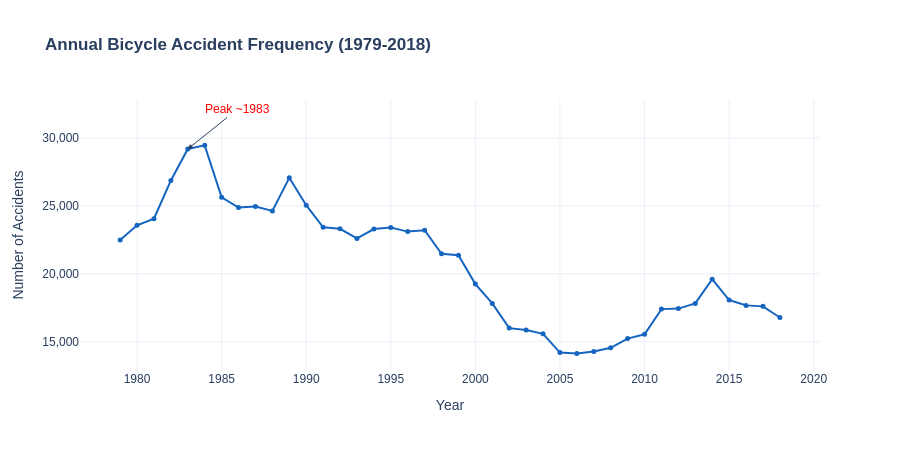

Write notebook code for a chart like this one.
### Markdown cell above
### 4.1 Temporal Trends

We examine how accident frequency changed over years, months, days, and hours of the day.

### Code cell
yearly = df.groupby('Year').size().reset_index(name='Count')

fig = px.line(
    yearly, x='Year', y='Count',
    title='<b>Annual Bicycle Accident Frequency (1979-2018)</b>',
    markers=True,
    template='plotly_white',
    color_discrete_sequence=['#1565C0'],
    labels={'Count': 'Number of Accidents'}
)
fig.update_traces(marker=dict(size=5))
fig.update_layout(
    yaxis=dict(tickformat=','),
    height=450,
    font=dict(family='Arial', size=12),
    annotations=[
        dict(x=1983, y=yearly.loc[yearly['Year']==1983,'Count'].values[0] if 1983 in yearly['Year'].values else 0,
             text='Peak ~1983', showarrow=True, arrowhead=2,
             ax=50, ay=-40, font=dict(color='red'))
    ]
)
fig.show()

### Figure 1 — Plotly figure (JSON) as saved in the notebook; plotly's stock layout.template omitted (floating-point values rounded to 4 significant figures)
{"data": [{"hovertemplate": "Year=%{x}<br>Number of Accidents=%{y}<extra></extra>", "legendgroup": "", "line": {"color": "#1565C0", "dash": "solid"}, "marker": {"size": 5, "symbol": "circle"}, "mode": "lines+markers", "name": "", "orientation": "v", "showlegend": false, "type": "scatter", "x": [1979, 1980, 1981, 1982, 1983, 1984, 1985, 1986, 1987, 1988, 1989, 1990, 1991, 1992, 1993, 1994, 1995, 1996, 1997, 1998, 1999, 2000, 2001, 2002, 2003, 2004, 2005, 2006, 2007, 2008, 2009, 2010, 2011, 2012, 2013, 2014, 2015, 2016, 2017, 2018], "xaxis": "x", "y": [22490, 23568, 24052, 26867, 29182, 29451, 25630, 24874, 24956, 24626, 27060, 25047, 23420, 23308, 22605, 23295, 23401, 23104, 23208, 21472, 21362, 19243, 17823, 16004, 15866, 15581, 14202, 14146, 14278, 14557, 15233, 15552, 17402, 17440, 17822, 19600, 18070, 17677, 17604, 16783], "yaxis": "y"}], "layout": {"annotations": [{"arrowhead": 2, "ax": 50, "ay": -40, "font": {"color": "red"}, "showarrow": true, "text": "Peak ~1983", "x": 1983, "y": 29182}], "font": {"family": "Arial", "size": 12}, "height": 450, "legend": {"tracegroupgap": 0}, "title": {"text": "<b>Annual Bicycle Accident Frequency (1979-2018)</b>"}, "xaxis": {"anchor": "y", "domain": [0, 1], "title": {"text": "Year"}}, "yaxis": {"anchor": "x", "domain": [0, 1], "tickformat": ",", "title": {"text": "Number of Accidents"}}}}
